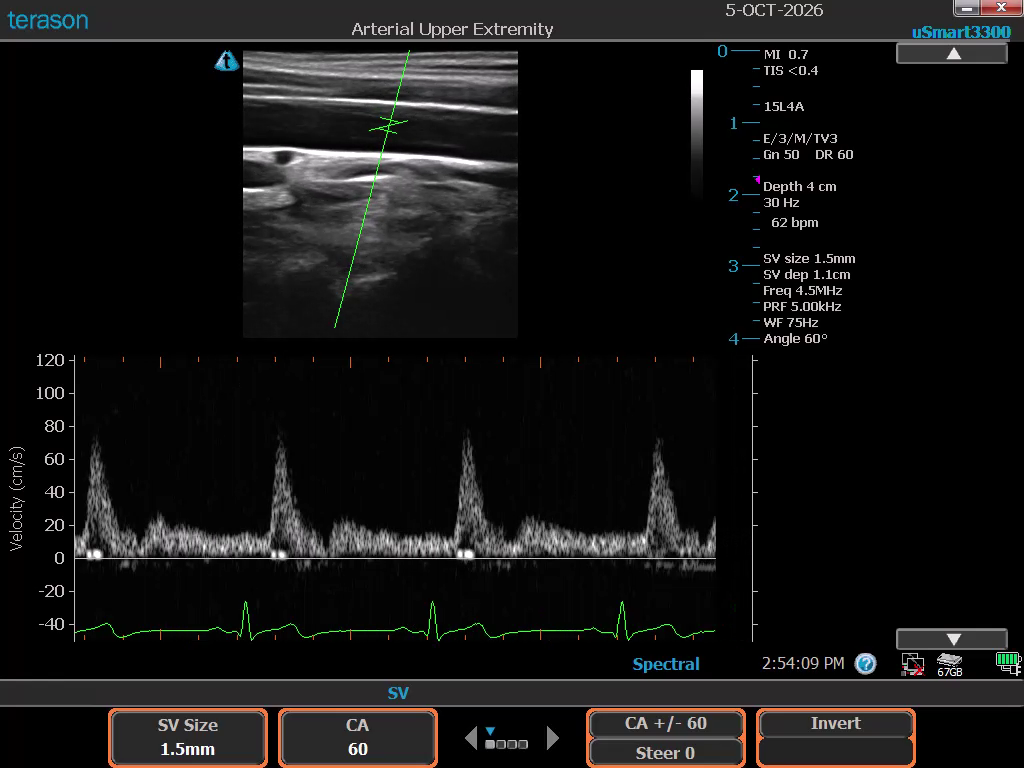
#> input picture ecg/assets/ecg_wave.png, 1024 x 768 px
$ jupyter execute ecg.ipynb
#> lines starting #> are read from the running program, lines starting #| are printed output that depends on the picture; after the words box and inside, x2 and y2 are one past the last pixel; in counts of white or black regions, pixels touching at a corner belong together
# ECG Waveform and R-Peak Extraction
Extract the **green ECG trace** in a Terason Doppler screenshot, return its **image y-coordinates**, and conservatively identify strong **R-peak candidates**. The analysis is in pixel coordinates only (no OCR or physiological calibration).

# Setup

[cell 1]
from pathlib import Path

import cv2
import matplotlib.pyplot as plt
import numpy as np
from scipy.signal import find_peaks, medfilt

[cell 2]
script_dir = Path.cwd()
ecg_img_path = script_dir / "assets" / "ecg_wave.png"
output_dir = script_dir / "outputs" / "ecg"

# Define Regions of Interest

[cell 3]
# Coordinate conventions match test_ocr and the waveform extraction notebook.
# Reference resolution: 1024 x 768; ROI: (x0, y0, x1, y1).
# The selected region covers the green ECG line, not the white Doppler signal.
REF_W, REF_H = 1024, 768
ROIS = {
    "ecg": (80, 589, 716, 643),
}

# Green detection: require green dominance rather than overall brightness.
MIN_GREEN = 45
GREEN_MINUS_RED = 22
GREEN_MINUS_BLUE = 16

# Conservative safeguards against spurious peak detections.
MIN_TRACE_COVERAGE = 0.70     # fraction of columns containing ECG-colored pixels
MIN_PRESENT_PEAKS = 2        # avoid declaring an ECG from one isolated green spike
MIN_R_PROMINENCE = 18        # minimum peak height relative to nearby ECG (pixels)
MIN_R_DISTANCE = 75         # minimum separation on THIS 1024px reference image
MIN_R_WIDTH, MAX_R_WIDTH = 1.5, 18   # narrow QRS-like peak in pixels
MEDIAN_KERNEL = 3           # small filtering of y-series for detecting peaks only

[cell 4]
def scaled_roi(img, name):
    h, w = img.shape[:2]
    x0, y0, x1, y1 = ROIS[name]
    sx, sy = w / REF_W, h / REF_H
    return (int(round(x0 * sx)), int(round(y0 * sy)),
            int(round(x1 * sx)), int(round(y1 * sy)))


def crop(img, name):
    x0, y0, x1, y1 = scaled_roi(img, name)
    return img[y0:y1, x0:x1], (x0, y0)

# Extract ECG Waveform

[cell 5]
def extract_ecg(img):
    """Return ECG mask and one y value per x, in FULL-IMAGE pixel coordinates.

    The green trace may be 1-3 pixels thick, so its per-column min y is
    used instead of choosing the topmost pixel. Missing columns are interpolated
    ONLY when a sufficiently continuous green trace is present.
    """
    roi, (x0, y0) = crop(img, "ecg")
    if roi.size == 0:
        raise ValueError("ECG ROI is empty; check ROIS and image dimensions")

    b, g, r = [channel.astype(np.int16) for channel in cv2.split(roi)]
    green = ((g >= MIN_GREEN) &
             ((g - r) >= GREEN_MINUS_RED) &
             ((g - b) >= GREEN_MINUS_BLUE))
    mask = (green.astype(np.uint8) * 255)

    width = roi.shape[1]
    x_coords = x0 + np.arange(width)
    y_raw = np.full(width, np.nan, dtype=float)
    for x in range(width):
        rows = np.flatnonzero(green[:, x])
        if rows.size:
            y_raw[x] = float(np.min(rows) + y0)

    valid = np.isfinite(y_raw)
    coverage = valid.mean()
    # No ECG trace -> never fabricate a waveform by interpolating the background.
    if coverage < MIN_TRACE_COVERAGE:
        y = np.full(width, np.nan, dtype=float)
        ecg_present = False
    else:
        y = np.interp(np.arange(width), np.flatnonzero(valid), y_raw[valid])
        ecg_present = True

    coords = np.column_stack((x_coords, y))
    return mask, coords, y, valid, float(coverage), ecg_present

# Detect R-Peak Candidates

[cell 6]
def detect_r_peaks(envelope_y, ecg_present, image_width):
    """Return indices of strong upward ECG spikes (small y = high on screen).

    Detection must satisfy prominence, width, spacing and >=2-peak safeguards.
    These are image-shape candidates; they are not a diagnostic ECG assessment.
    """
    if not ecg_present or not np.all(np.isfinite(envelope_y)):
        return np.array([], dtype=int)

    scale = image_width / REF_W
    # Three-point median is used ONLY for detection; exported coordinates remain raw.
    smooth = medfilt(envelope_y, kernel_size=MEDIAN_KERNEL)
    upward = np.median(smooth) - smooth
    peaks, properties = find_peaks(
        upward,
        prominence=MIN_R_PROMINENCE * scale,
        distance=max(1, int(MIN_R_DISTANCE * scale)),
        width=(max(1, MIN_R_WIDTH * scale), max(2, MAX_R_WIDTH * scale)),
    )

    # Refine each detected peak using the unsmoothed ECG coordinates
    refined_peaks = []

    for peak in peaks:
        left = max(0, peak - 5)
        right = min(len(envelope_y), peak + 6)

        local_y = envelope_y[left:right]

        if np.any(np.isfinite(local_y)):
            refined_peak = left + np.nanargmin(local_y)
            refined_peaks.append(refined_peak)

    return np.array(refined_peaks, dtype=int)

# Main Function

[cell 7]
def main(input_path, output_path):
    """Extract green ECG y-coordinates and conservatively detect R peaks.

    Parameters
    ----------
    input_path : str or Path
        Screenshot (e.g. 'assets/ecg_wave.png').
    output_path : str or Path
        Folder for CSV coordinate files and output PNGs.

    Returns
    -------
    dict containing ecg_y (W,), ecg_coords (W,2), ecg_mask,
    valid_columns, ecg_present, r_peaks_x, r_peaks_y, and coverage.
    All x and y values refer to the FULL screenshot (origin = upper left).
    y is NaN if the ECG is not sufficiently detected.
    """
    input_path, output_path = Path(input_path), Path(output_path)
    img = cv2.imread(str(input_path))
#> img is the input picture: shape (768, 1024, 3); mean B, G, R 19.9, 20.3, 20.8
    if img is None:
        raise FileNotFoundError(f"Could not read image: {input_path}")

    mask, coords, ecg_y, valid, coverage, present = extract_ecg(img)
#> in crop, `x0, y0, x1, y1 = scaled_roi(img, name)`: x0 = 80; y0 = 589; x1 = 716; y1 = 643
#> in extract_ecg, `roi, (x0, y0) = crop(img, "ecg")`:
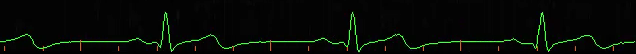
#> roi: shape (54, 636, 3); mean B, G, R 5.9, 10.4, 6.5
#> in extract_ecg, `roi, (x0, y0) = crop(img, "ecg")`: x0 = 80; y0 = 589
#> in extract_ecg, `b, g, r = [channel.astype(np.int16) for channel in cv2.split(roi)]`:
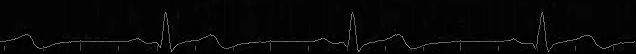
#> b: shape (54, 636) int16; min 0, max 177, mean 5.9
#> in extract_ecg, `b, g, r = [channel.astype(np.int16) for channel in cv2.split(roi)]`:
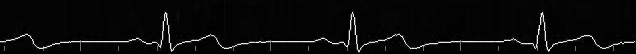
#> g: shape (54, 636) int16; min 0, max 255, mean 10.4
#> in extract_ecg, `green = ((g >= MIN_GREEN) & ((g - r) >= GREEN_MINUS_RED) & ((g - b) >=..`:
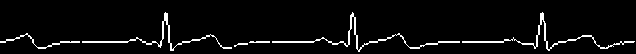
#> green: shape (54, 636) bool; 4.5% white in thin lines or dots, all inside (x1, y1, x2, y2) = (0, 12, 635, 52)
#> in extract_ecg, `x_coords = x0 + np.arange(width)`: x_coords = 636 values from 80 to 715
#> the loop in extract_ecg, `for x in range(width):` made 636 passes
#> rows on passes 1 to 3: [41, 42], [41, 42], [41, 42]
#> in extract_ecg, `coverage = valid.mean()`: coverage = 0.984
#> in extract_ecg, `y = np.interp(np.arange(width), np.flatnonzero(valid), y_raw[valid])`: y = 636 values, max 639 at index 358, min 601 at index 165, mean 629.4
#> in extract_ecg, `coords = np.column_stack((x_coords, y))`: coords = 636 pairs, first value 80 to 715, second value 601 to 639
#> ecg_y has the same summary as y in extract_ecg; coverage = 0.984; present = True
    peaks = detect_r_peaks(ecg_y, present, image_width=img.shape[1])
#> in detect_r_peaks, `smooth = medfilt(envelope_y, kernel_size=MEDIAN_KERNEL)`: smooth = 636 values, max 638 at index 358, min 602 at index 164, mean 629.4
#> in detect_r_peaks, `upward = np.median(smooth) - smooth`: upward = 636 values, max 28 at index 164, min -8 at index 358, mean 0.645
#> in detect_r_peaks, `peaks, properties = find_peaks( upward, prominence=MIN_R_PROMINENCE * ..`: peaks = [165, 352, 541]; properties = {'prominences': [34, 35, 36], 'left_bases': [46, 173, 359], 'right_bases': [358, 358, 548], 'widths': [7.75, 7.25, 8.04], 'width_heights': [11, 10.5, 10], 'left_ips': [161.5, 348.5, 537.4], 'right_ips': [169.3, 355.8, 545.4]}
#> the loop in detect_r_peaks, `for peak in peaks:` made 3 passes
#> (peak, left, right, local_y, refined_peak) on passes 1 to 3: (165, 160, 171, [630, 629, 610, 610, 602, 601, 602, 602, 614, 614, 632], 165), (352, 347, 358, [634, 620, 619, 604, 603, 601, 602, 606, 606, 624, 624], 352), (541, 536, 547, [624, 624, 614, 614, 602, 602, 601, 602, 610, 612, 630], 542)
#> after the loop in detect_r_peaks, `for peak in peaks:`: refined_peaks = [165, 352, 542]
#> peaks = [165, 352, 542]
    r_peaks_x = coords[peaks, 0].astype(int)
#> r_peaks_x = [245, 432, 622]
    r_peaks_y = ecg_y[peaks]
#> r_peaks_y = [601, 601, 601]

    output_path.mkdir(parents=True, exist_ok=True)
    np.savetxt(output_path / "ecg_y.csv", ecg_y, delimiter=",",
               header="y_pixel", comments="", fmt="%.3f")
    np.savetxt(output_path / "ecg_coordinates.csv", coords, delimiter=",",
               header="x_pixel,y_pixel", comments="", fmt="%.3f")
    np.savetxt(output_path / "r_peaks.csv",
               np.column_stack((r_peaks_x, r_peaks_y)).reshape((-1, 2)),
               delimiter=",", header="x_pixel,y_pixel", comments="", fmt="%.3f")
    cv2.imwrite(str(output_path / "ecg_mask.png"), mask)

    x0, y0, x1, y1 = scaled_roi(img, "ecg")
#> x0 = 80; y0 = 589; x1 = 716; y1 = 643
    # Full-image overlay, zoomed to the ECG region for visual validation.
    fig, ax = plt.subplots(figsize=(13, 4.5))
    ax.imshow(cv2.cvtColor(img, cv2.COLOR_BGR2RGB))
    if present:
        ax.plot(coords[:, 0], ecg_y, c="cyan", linewidth=1.2,
                label="Extracted ECG")
        if len(peaks):
            ax.scatter(r_peaks_x, r_peaks_y, c="red", s=10, marker="o",
                       edgecolors="white", linewidths=0.6, zorder=4,
                       label="R-peak candidates")
    else:
        ax.text(0.5, 0.5, "No reliable ECG signal detected",
                transform=ax.transAxes, ha="center", va="center", color="red")
    ax.set_xlim(x0, x1)
    ax.set_ylim(y1, y0)  # original image pixel orientation
    ax.set_xlabel("Image x (pixels)")
    ax.set_ylabel("Image y (pixels)")
    ax.set_title("ECG extraction over original screenshot")
    if present:
        ax.legend(loc="upper left")
    fig.tight_layout()
    fig.savefig(output_path / "ecg_overlay.png", dpi=160)
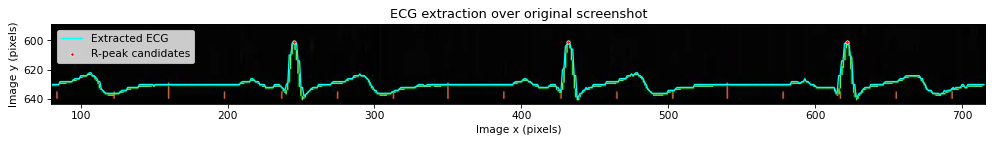
#> figure drawn by matplotlib, 1 panel
    plt.show()
    plt.close(fig)

    # Standalone coordinate graph; same pixel coordinate convention.
    fig, ax = plt.subplots(figsize=(13, 4))
    if present:
        ax.plot(coords[:, 0], ecg_y, c="green", linewidth=1.4,
                label="ECG y-coordinates")
        if len(peaks):
            ax.scatter(r_peaks_x, r_peaks_y, color="red", s=10,
                       zorder=4, label="R-peak candidates")
        ax.legend()
    else:
        ax.text(0.5, 0.5, "No reliable ECG signal detected",
                transform=ax.transAxes, ha="center", va="center")
    ax.set_xlim(x0, x1)
    ax.set_ylim(y1, y0)
    ax.set_xlabel("Image x (pixels)")
    ax.set_ylabel("Image y (pixels)")
    ax.set_title("Extracted ECG waveform (image coordinates)")
    ax.grid(alpha=0.15)
    fig.tight_layout()
    fig.savefig(output_path / "ecg_graph.png", dpi=160)
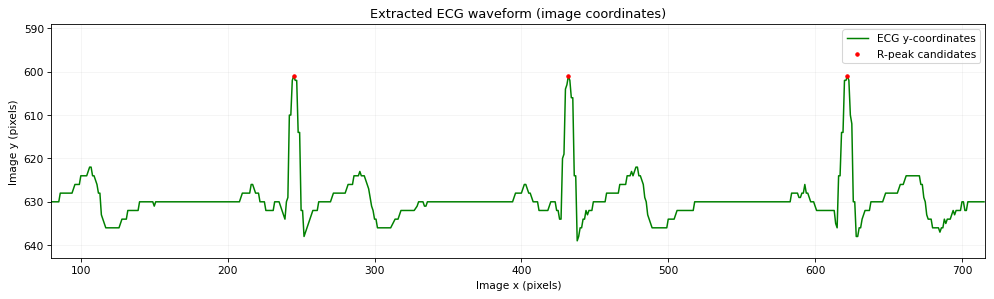
#> figure drawn by matplotlib, 1 panel; curve peaks at x = 438, y = 639
    plt.show()
    plt.close(fig)

    return {
        "ecg_mask": mask,
        "ecg_coords": coords,
        "ecg_y": ecg_y,
        "valid_columns": valid,
        "ecg_present": present,
        "r_peaks_x": r_peaks_x,
        "r_peaks_y": r_peaks_y,
        "coverage": coverage,
    }

# Test ECG Extraction

[cell 8]
results = main(
    input_path=ecg_img_path,
    output_path=output_dir,
)
#> results = 8 items
print("ECG present:", results["ecg_present"])
#| ECG present: True
print(f"Green trace column coverage: {results['coverage']:.1%}")
#| Green trace column coverage: 98.4%
print("R-peak candidate x-coordinates:", results["r_peaks_x"].tolist())
#| R-peak candidate x-coordinates: [245, 432, 622]
print("First 10 ECG y-coordinates:", results["ecg_y"][:10])
#| First 10 ECG y-coordinates: [630. 630. 630. 630. 630. 630. 628. 628. 628. 628.]
